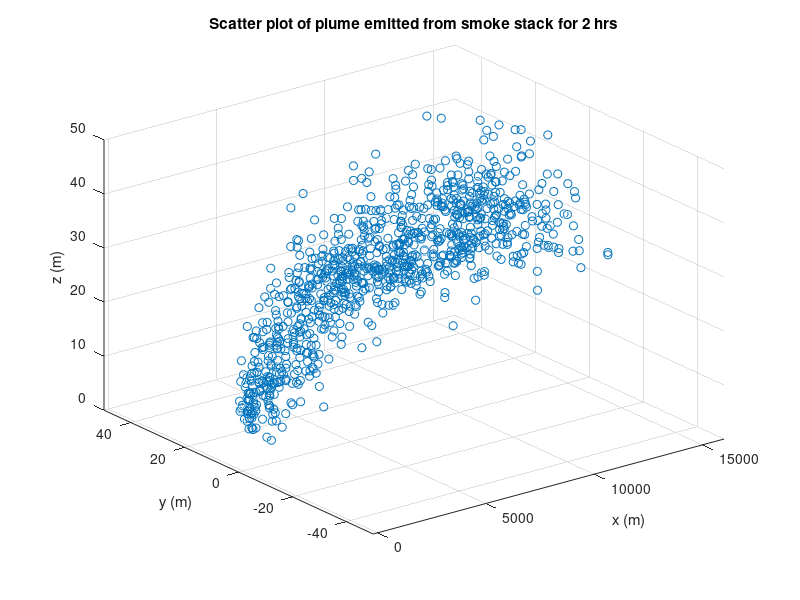
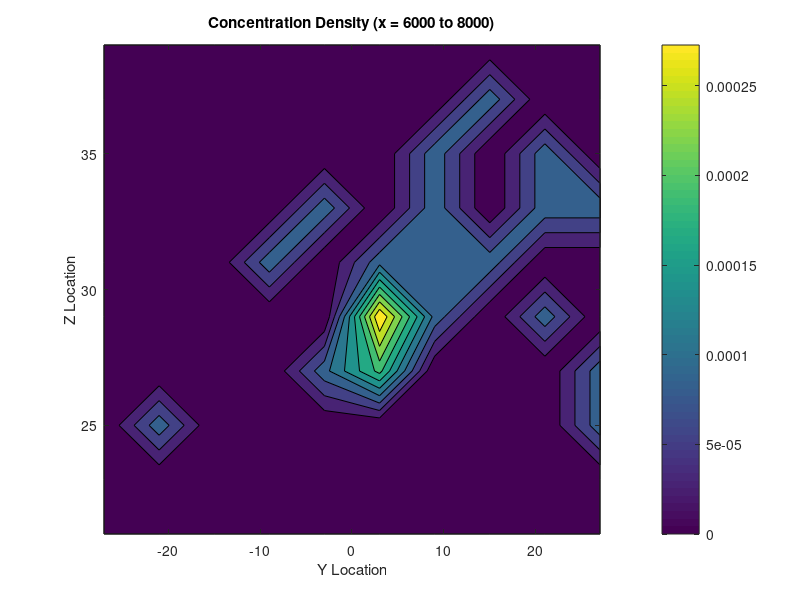
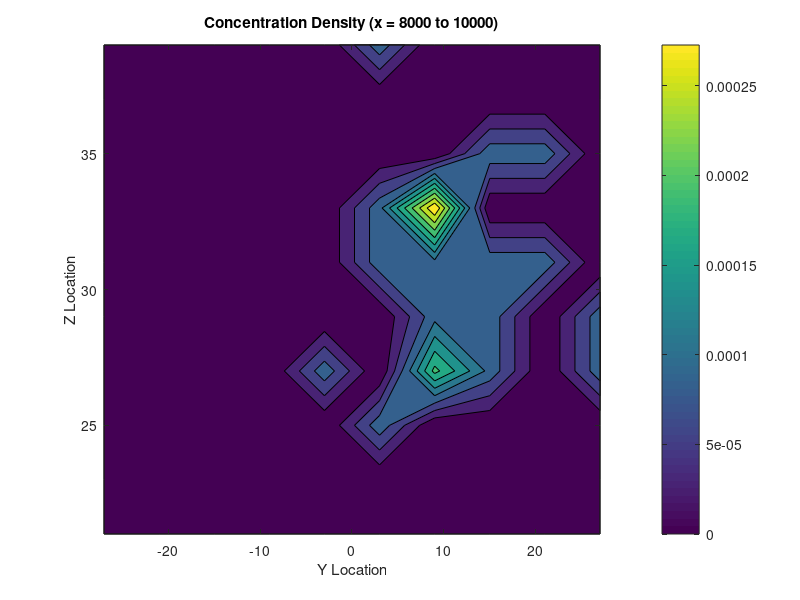

Recreate these plots in MATLAB, in order.
%Julie Harrow
%1.020 Problem Set 5: Problem 3a

% Simulation time
dt = 0.02; % time step (hours)
T = 100; % time steps

% Particles emitted over time step dt
emitted = 10;
% Mass of each particle : 1 particle theoretically equals 120 kg 
    % ----> yields 1200 kg/hr
Memitted = emitted*120;

% Dispersion coefficients (m2/hr)
Dx = 40; 
Dy = 40;
Dz = 40; 

%Dispersion terms of random displacement (epsilon)
dx = sqrt(2*Dx*dt);  
dy = sqrt(2*Dy*dt);  

% particle initialization
x = zeros(1,emitted*T); %Xn
y = zeros(1,emitted*T); %Yn
z = zeros(1,emitted*T) + 10; %Zn + (height of smokestack)

% Buoyancy Term and Inversion boundary
z_inv = 30; %m
b_0 = 0.3; % mean displacement to account for buoyancy

% Velocity Values (m/hr)
vx_0 = 4500; 
z_0 = 2; 

figure(1)

for t=1:T
    
    % Buoyancy effect at inversion boundary
    booleanVector = b_0 * (z(1,1:t*emitted) < z_inv);
     
    for i = 1:length(booleanVector)
        if booleanVector(i) == b_0
            dz = sqrt(2*Dz*dt); 
        else 
            dz = .1*sqrt(2*Dz*dt);
        end
    end    
    
    % Random omega values
    omegaX = sqrt(3)*unifrnd(-1,1,1,t*emitted); 
    omegaY = sqrt(3)*unifrnd(-1,1,1,t*emitted);
    omegaZ = sqrt(3)*(booleanVector + unifrnd(-1,1,1,t*emitted));
    
    % Velocity Vector
    vx = vx_0 * ((z(1,1:t*emitted))/z_0).^0.15;
    
    % Coordinates of particles emitted through current time 
    x(1,1:t*emitted) = x(1,1:t*emitted) + vx*dt + dx*omegaX(1:t*emitted);
    y(1,1:t*emitted) = y(1,1:t*emitted) + dy*omegaY(1:t*emitted);
    z(1,1:t*emitted) = z(1,1:t*emitted) + dz*omegaZ(1:t*emitted);
    
    %Reflective boundary
    z = abs(z);     
    
    % Create 3D scatter plot
    scatter3(x,y,z,'k.');  
    
    % Define axis limits
    xlim([-200 16000]);
    ylim([-50 50]);
    zlim([0 50]);
    title(['time=',num2str(t)])
    pause(0.1);
    
end
title('Scatter plot of plume emitted from smoke stack for 2 hrs')
xlabel('x (m)'),ylabel('y (m)'),zlabel('z (m)');


% Y and Z grid boundaries


figure(2)

zmin = 20;
zmax = 40;
ymin = -30;
ymax = 30;
gridy(1) = ymin;
gridz(1) = zmin;
ngrid =10;
delty = (ymax - ymin) / ngrid; %width of each cell
deltz = (zmax - zmin) / ngrid; %height of each cell

for i = 1:ngrid
    gridy(i+1) = gridy(i) + delty;
    gridz(i+1) = gridz(i) + deltz;
    ycontour(i) = (gridy(i) + gridy(i+1))/2; %middle y location of cell
    zcontour(i) = (gridz(i) + gridz(i+1))/2; %middle z location of cell
end

% particle counting in each grid
for iy = 1:ngrid
    for iz = 1:ngrid
        ccontour(iy,iz) = sum((y>=gridy(iy)) & (y<=gridy(iy)+1)&...
            (z>=gridz(iz)) & (z<=gridz(iz+1)) & ((x>=6000)&(x<=8000)));
    end
end

%Conversion for Concentration Gradient
%1200 kg/hr = particle mass * particles/hr
%particles/hr = emitted/dt = 500
%particlemass = 2.4 kg/particle
concentration = (2.4*ccontour) / (2000*delty*deltz);

contourf(ycontour,zcontour,concentration) %create contour plot
colorbar
caxis
title('Concentration Density (x = 6000 to 8000)')
xlabel('Y Location')
ylabel('Z Location')
        

figure(3)

zmin = 20;
zmax = 40;
ymin = -30;
ymax = 30;
gridy(1) = ymin;
gridz(1) = zmin;
ngrid =10;
delty = (ymax - ymin) / ngrid; %width of each cell
deltz = (zmax - zmin) / ngrid; %height of each cell

for i = 1:ngrid
    gridy(i+1) = gridy(i) + delty;
    gridz(i+1) = gridz(i) + deltz;
    ycontour(i) = (gridy(i) + gridy(i+1))/2; %middle y location of cell
    zcontour(i) = (gridz(i) + gridz(i+1))/2; %middle z location of cell
end

% particle counting in each grid
for iy = 1:ngrid
    for iz = 1:ngrid
        ccontour(iy,iz) = sum((y>=gridy(iy)) & (y<=gridy(iy)+1)&...
            (z>=gridz(iz)) & (z<=gridz(iz+1)) & ((x>=8000)&(x<=10000)));
    end
end

%Conversion for Concentration Gradient
%1200 kg/hr = particle mass * particles/hr
%particles/hr = emitted/dt = 500
%particlemass = 2.4 kg/particle
concentration = 2.4*ccontour / (2000*delty*deltz);

contourf(ycontour,zcontour,concentration) %create contour plot
colorbar
title('Concentration Density (x = 8000 to 10000)')
xlabel('Y Location')
ylabel('Z Location')
        
